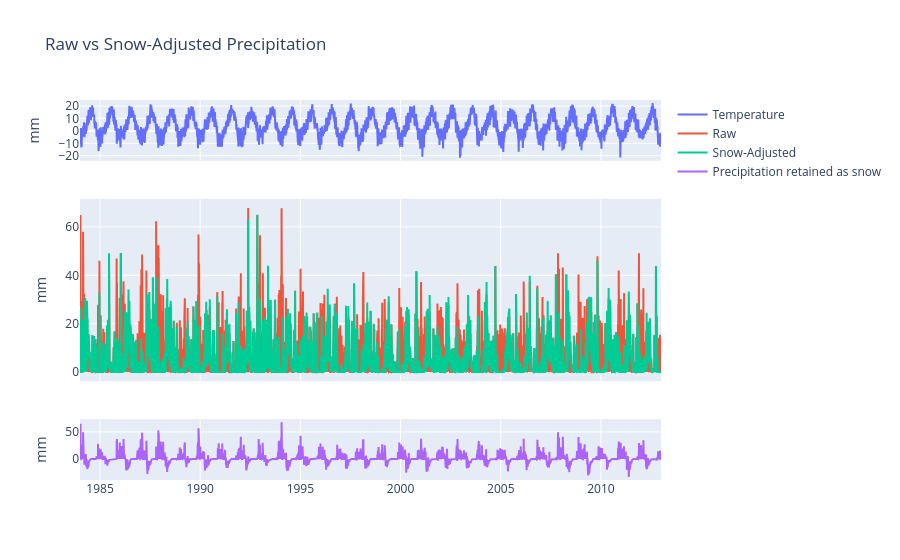

The notebook cell this image was saved under:
### Code cell
fig = make_subplots(rows=3, cols=1, row_heights=[0.2, 0.6, 0.2], shared_xaxes=True)

fig.add_trace(
    go.Scatter(x=df.index, y=df["temperature"], name="Temperature"), row=1, col=1
)
fig.update_yaxes(title="°C", row=1, col=1)

fig.add_trace(go.Scatter(x=df.index, y=df["precipitation"], name="Raw"), row=2, col=1)
fig.add_trace(
    go.Scatter(x=gr_inputs.index, y=gr_inputs["precipitation"], name="Snow-Adjusted"),
    row=2,
    col=1,
)
fig.update_yaxes(title="mm")

snow_diff = df["precipitation"] - gr_inputs["precipitation"]
fig.add_trace(
    go.Scatter(x=df.index, y=snow_diff, name="Precipitation retained as snow"),
    row=3,
    col=1,
)
fig.update_yaxes(title="mm")

fig.update_layout(title="Raw vs Snow-Adjusted Precipitation")
fig.show()

### Figure 1 — Plotly figure (JSON) as saved in the notebook; plotly's stock layout.template omitted (floating-point values rounded to 4 significant figures; data arrays with more than 128 entries replaced by an {"elided": "..."} marker saying what was removed)
{"data": [{"name": "Temperature", "type": "scatter", "x": {"elided": "10592 str values"}, "xaxis": "x", "y": {"elided": "10592 float values"}, "yaxis": "y"}, {"name": "Raw", "type": "scatter", "x": {"elided": "10592 str values"}, "xaxis": "x2", "y": {"elided": "10592 float values"}, "yaxis": "y2"}, {"name": "Snow-Adjusted", "type": "scatter", "x": {"elided": "10592 str values"}, "xaxis": "x2", "y": {"elided": "10592 float values"}, "yaxis": "y2"}, {"name": "Precipitation retained as snow", "type": "scatter", "x": {"elided": "10592 str values"}, "xaxis": "x3", "y": {"elided": "10592 float values"}, "yaxis": "y3"}], "layout": {"title": {"text": "Raw vs Snow-Adjusted Precipitation"}, "xaxis": {"anchor": "y", "domain": [0, 1], "matches": "x3", "showticklabels": false}, "xaxis2": {"anchor": "y2", "domain": [0, 1], "matches": "x3", "showticklabels": false}, "xaxis3": {"anchor": "y3", "domain": [0, 1]}, "yaxis": {"anchor": "x", "domain": [0.84, 1], "title": {"text": "mm"}}, "yaxis2": {"anchor": "x2", "domain": [0.26, 0.74], "title": {"text": "mm"}}, "yaxis3": {"anchor": "x3", "domain": [0, 0.16], "title": {"text": "mm"}}}}
